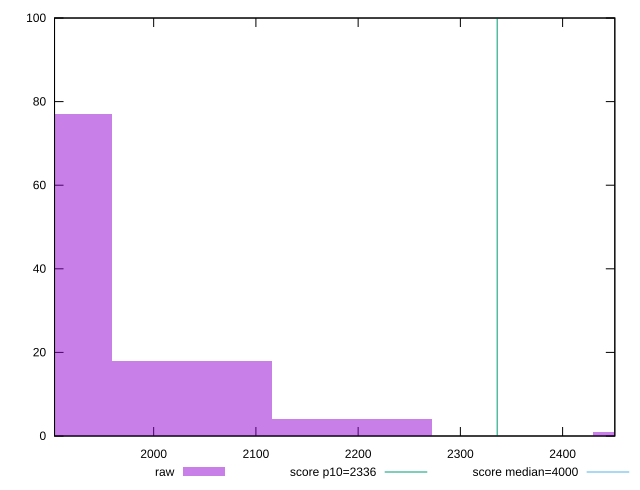

This figure's gnuplot source:
reset

$raw <<EOF
2507.7660664847363 1
2194.2953081741443 4
2037.5599290188482 18
1880.8245498635522 77
EOF

set key outside below
set boxwidth 156.73537915529602
set xrange [1903.0334999999995:2451.071]
set yrange [0:100]
set trange [0:100]
set style fill transparent solid 0.5 noborder

set parametric
set terminal svg size 640, 490 enhanced background rgb 'white'
set output "report_00019_2021-02-10T18-14-37.922Z//first-meaningful-paint/samples/pages+cached+noadtech+nomedia/raw/histogram.svg"

plot $raw title "raw" with boxes, \
     2336,t title "score p10=2336", \
     4000,t title "score median=4000"

reset
